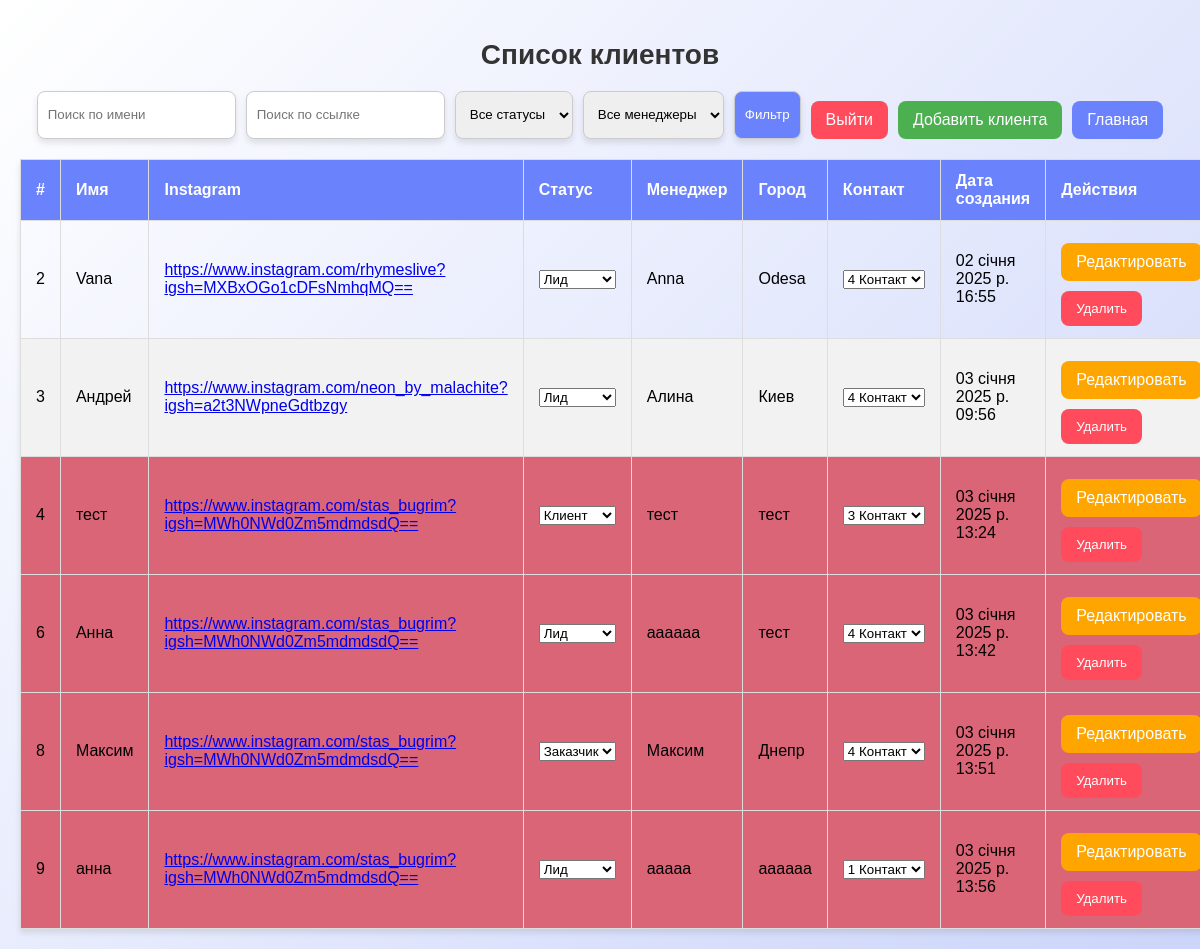
The page /clients/clients/all/ (signed in) on the database its author committed.
### clients/models.py (models this page shows, shortened)
class Client(models.Model):
    STATUS_CHOICES = [
        ('lead', 'Лид'),
        ('client', 'Клиент'),
        ('customer', 'Заказчик'),
    ]
    lead_number = models.AutoField(primary_key=True)  # Автоматическая нумерация лидов
    name = models.CharField(max_length=255)
    instagram_link = models.URLField(blank=True, null=True)
    status = models.CharField(max_length=50, choices=STATUS_CHOICES, default='lead')
    manager = models.CharField(max_length=255)
    city = models.CharField(max_length=100)
    notes = models.TextField(blank=True, null=True)
    contact_1 = models.TextField(blank=True, null=True)
    contact_2 = models.TextField(blank=True, null=True)
    contact_3 = models.TextField(blank=True, null=True)
    contact_4 = models.TextField(blank=True, null=True)
    created_at = models.DateTimeField(auto_now_add=True)
    updated_at = models.DateTimeField(auto_now=True)

### clients/views.py (the view)
# urls.py: path('clients/all/', views.client_list_all, name='client_list'), # Общий список клиентов
@login_required
def client_list_all(request):
    query = request.GET.get('q')
    link_query = request.GET.get('link')
    status_filter = request.GET.get('status')  # Фильтр по статусу
    manager_filter = request.GET.get('manager')  # Фильтр по менеджеру
    clients = Client.objects.all()
    if query:
        clients = clients.filter(name__icontains=query)
    if link_query:
        clients = clients.filter(instagram_link__icontains=link_query)
    if status_filter:
        clients = clients.filter(status=status_filter)  # Фильтр по статусу
    if manager_filter:
        clients = clients.filter(manager__icontains=manager_filter)
    duplicates = clients.values('instagram_link').annotate(count=models.Count('instagram_link')).filter(count__gt=1)
    duplicate_links = [item['instagram_link'] for item in duplicates]
    managers = Client.objects.values_list('manager', flat=True).distinct()
    return render(request, 'clients/client_list.html', {
        'clients': clients,
        'duplicate_links': duplicate_links,
        'managers': managers
    })

### clients/templates/clients/client_list.html (shortened to what this page needs)
{% load static %}
<!DOCTYPE html>
<html lang="en">
<head>
    <link rel="stylesheet" href="{% static 'css/clientlist.css' %}">
</head>
<body>
    <h1>Список клиентов</h1>
    <form method="GET" class="filter-form">
        <input type="text" name="q" placeholder="Поиск по имени" value="{{ request.GET.q }}">
        <input type="text" name="link" placeholder="Поиск по ссылке" value="{{ request.GET.link }}">
        <select name="status">
            <option value="">Все статусы</option>
        </select>
        <select name="manager">
            <option value="">Все менеджеры</option>
        </select>
        <button type="submit">Фильтр</button>
        <a href="{% url 'login' %}" class="btn-delete">Выйти</a>
        <a href="{% url 'client_create' %}" class="btn-add">Добавить клиента</a>
        <a href="{% url 'main_dashboard' %}" class="btn-main">Главная</a>
    </form>
    <table>
        <thead>
            <tr>
                <th>#</th>
                <th>Имя</th>
                <th>Instagram</th>
                <th>Статус</th>
                <th>Менеджер</th>
                <th>Город</th>
                <th>Контакт</th>
                <th>Дата создания</th>
                <th>Действия</th>
            </tr>
        </thead>
        <tbody>
            {% for client in clients %}
            <tr onclick="toggleDetails('{{ client.lead_number }}')" {% if client.instagram_link in duplicate_links %} class="duplicate" {% endif %}>
                <td>{{ client.lead_number }}</td>
                <td>{{ client.name }}</td>
                <td>
                    <a href="{{ client.instagram_link }}" target="_blank">
                        {{ client.instagram_link }}
                    </a>
                </td>
                <td>
                    <select onchange="updateStatus('{{ client.pk }}', this.value)">
                        <option value="lead" {% if client.status == 'lead' %}selected{% endif %}>Лид</option>
                        <option value="client" {% if client.status == 'client' %}selected{% endif %}>Клиент</option>
                        <option value="customer" {% if client.status == 'customer' %}selected{% endif %}>Заказчик</option>
                    </select>
                </td>
                <td>{{ client.manager }}</td>
                <td>{{ client.city }}</td>
                <td>
                    <select onchange="updateContact('{{ client.pk }}', this.value)">
                        <option value="contact_1" {% if client.contact_1 == 'contact_1' %}selected{% endif %}>1 Контакт</option>
                        <option value="contact_3" {% if client.contact_1 == 'contact_3' %}selected{% endif %}>3 Контакт</option>
                        <option value="contact_4" {% if client.contact_1 == 'contact_4' %}selected{% endif %}>4 Контакт</option>
                    </select>
                </td>
                <td>{{ client.created_at }}</td>
                <td>
                    <a href="{% url 'client_edit' client.pk %}" class="btn-edit">Редактировать</a>
                    <button onclick="confirmDelete('{{ client.pk }}')" class="btn-delete">Удалить</button>
                </td>
            </tr>
            {% empty %}
            <tr>
                <td colspan="9">Нет клиентов</td>
            </tr>
            {% endfor %}
        </tbody>
    </table>
</body>
</html>

### clients/static/css/clientlist.css (style rules this page uses)
body { font-family: 'Poppins', sans-serif; background: linear-gradient(135deg, #ffffff 0%, #ccd5fa 100%); margin: 0; padding: 20px; }
h1 { text-align: center; margin-bottom: 20px; color: #333; font-size: 28px; font-weight: 700; }
.filter-form { display: flex; flex-wrap: wrap; gap: 10px; margin-bottom: 20px; justify-content: center; }
.filter-form input, .filter-form select, .filter-form button { padding: 10px; border: 1px solid #ccc; border-radius: 8px; box-shadow: 0 4px 6px rgba(0, 0, 0, 0.1); transition: all 0.3s ease; }
.filter-form button { background-color: #6a82fb; color: white; font-weight: 500; cursor: pointer; }
table { width: 100%; border-collapse: collapse; margin-top: 20px; box-shadow: 0 4px 6px rgba(0, 0, 0, 0.1); animation: fadeIn 0.5s ease-in-out; }
th, td { padding: 12px 15px; border: 1px solid #ddd; text-align: left; }
th { background-color: #6a82fb; color: white; font-weight: bold; }
tr:nth-child(even) { background-color: #f2f2f2; }
tr.duplicate { background-color: #da6577; animation: highlight 0.5s ease-in-out; }
.btn-add, .btn-edit, .btn-delete, .btn-main { padding: 10px 15px; margin-top: 10px; border: none; border-radius: 8px; cursor: pointer; transition: all 0.3s ease; text-decoration: none; display: inline-block; font-weight: 500; }
.btn-add { background-color: #4caf50; color: white; }
.btn-edit { background-color: #ffa500; color: white; }
.btn-delete { background-color: #ff4b5c; color: white; }
.btn-main { background-color: #6a82fb; color: white; }

### rows shown on the page
Client: lead_number "2", name "Vana", instagram_link "https://www.instagram.com/rhymeslive?igsh=MXBxOGo1cDFsNmhqMQ==", status+lead_number "Лид", manager "Anna", city "Odesa", contact_1+lead_number "4 Контакт", created_at "02 січня 2025 р. 16:55"
Client: lead_number "3", name "Андрей", instagram_link "https://www.instagram.com/neon_by_malachite?igsh=a2t3NWpneGdtbzgy", status+lead_number "Лид", manager "Алина", city "Киев", contact_1+lead_number "4 Контакт", created_at "03 січня 2025 р. 09:56"
Client: lead_number "4", name "тест", instagram_link "https://www.instagram.com/stas_bugrim?igsh=MWh0NWd0Zm5mdmdsdQ==", status+lead_number "Клиент", manager "тест", city "тест", contact_1+lead_number "3 Контакт", created_at "03 січня 2025 р. 13:24"
Client: lead_number "6", name "Анна", instagram_link "https://www.instagram.com/stas_bugrim?igsh=MWh0NWd0Zm5mdmdsdQ==", status+lead_number "Лид", manager "аааааа", city "тест", contact_1+lead_number "4 Контакт", created_at "03 січня 2025 р. 13:42"
Client: lead_number "8", name "Максим", instagram_link "https://www.instagram.com/stas_bugrim?igsh=MWh0NWd0Zm5mdmdsdQ==", status+lead_number "Заказчик", manager "Максим", city "Днепр", contact_1+lead_number "4 Контакт", created_at "03 січня 2025 р. 13:51"
Client: lead_number "9", name "анна", instagram_link "https://www.instagram.com/stas_bugrim?igsh=MWh0NWd0Zm5mdmdsdQ==", status+lead_number "Лид", manager "ааааа", city "аааааа", lead_number "1 Контакт", created_at "03 січня 2025 р. 13:56"
